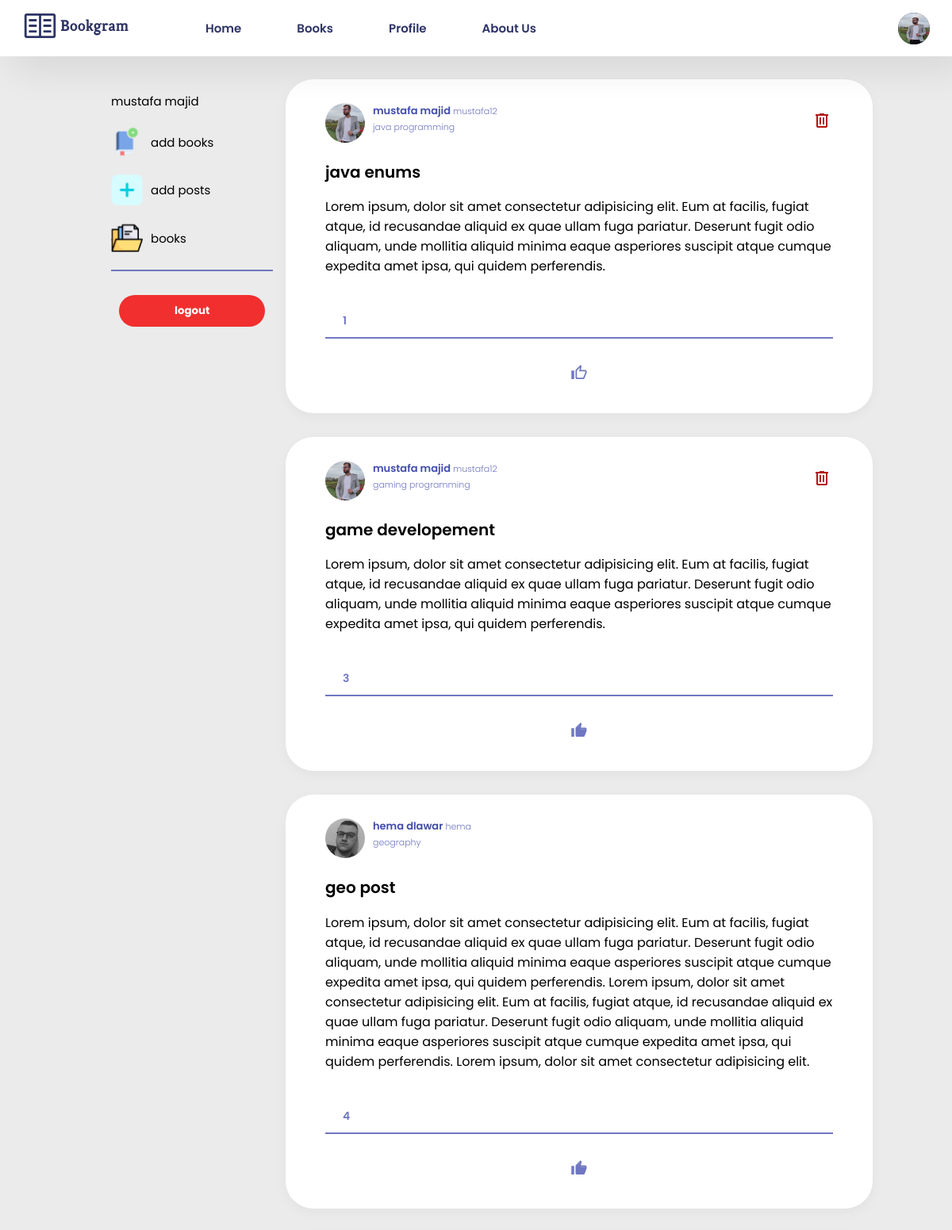
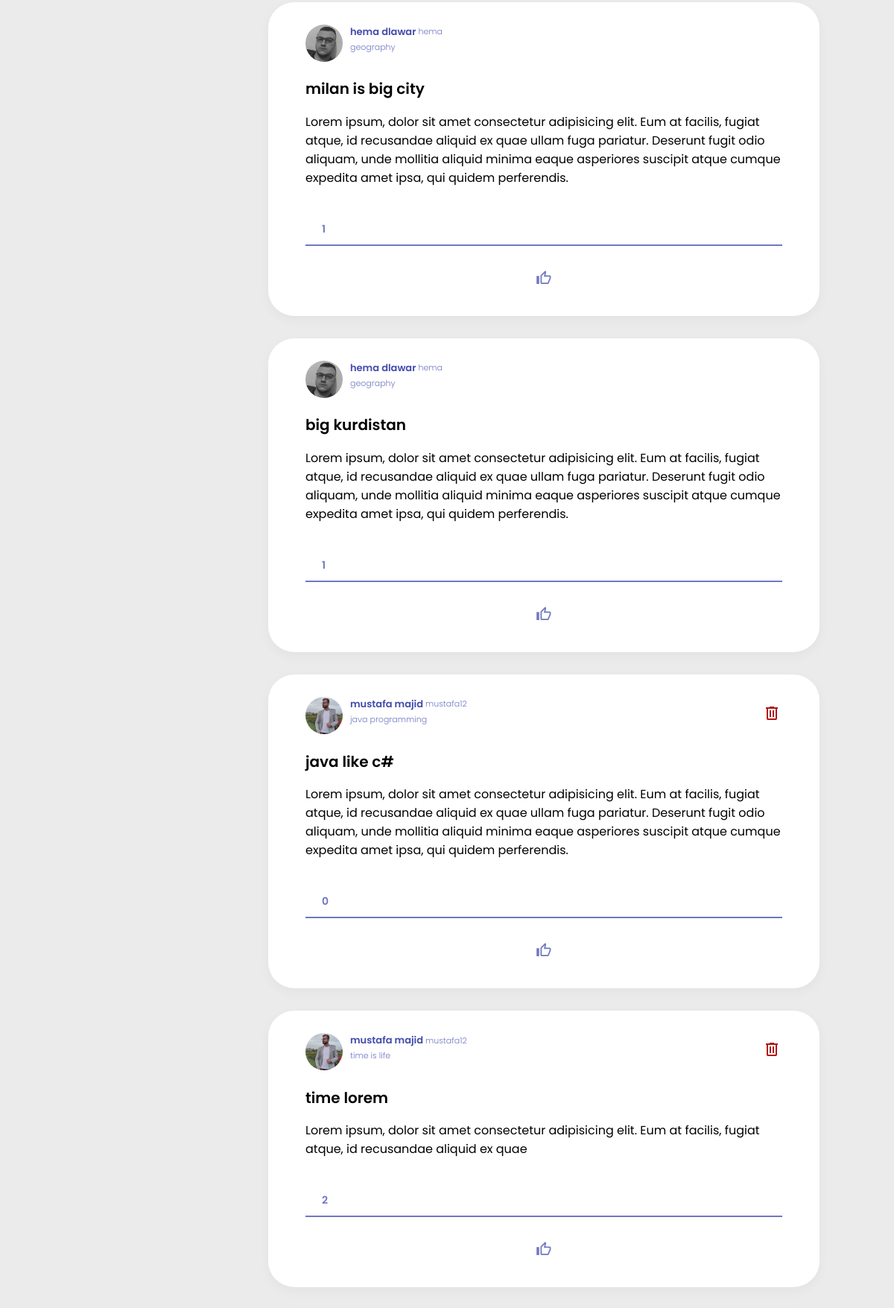
Screenshot of /pages/home.php (signed in, upper part) with the database file from the repository (2 pictures, top to bottom).
### tables this page shows
CREATE TABLE `posts` (
  `post_id` int(11) NOT NULL,
  `user_id` int(11) NOT NULL,
  `book_id` int(11) NOT NULL,
  `post_title` varchar(50) NOT NULL,
  `post_detail` varchar(2000) NOT NULL,
  `num_of_like` int(11) NOT NULL
);

CREATE TABLE `users` (
  `user_id` int(11) NOT NULL,
  `username` tinytext NOT NULL,
  `name` tinytext NOT NULL,
  `email` tinytext NOT NULL,
  `password` tinytext NOT NULL,
  `type` enum('writer','reader') NOT NULL,
  `profile_image` varchar(500) NOT NULL DEFAULT '../assets/addimage.svg'
);

CREATE TABLE `books` (
  `book_id` int(11) NOT NULL,
  `user_id` int(11) NOT NULL,
  `book_title` tinytext NOT NULL,
  `book_description` text NOT NULL,
  `image_path` text DEFAULT NULL,
  `num_of_posts` int(11) NOT NULL DEFAULT 0
);

### pages/home.php (the view, shortened to what this page needs)
<?php
include "../includes/navbar.php";
include '../includes/connection_to_sql.php';
if (isset($_SESSION["userdata"])) {
    $userdata = $_SESSION['userdata'];
}
$ui=$userdata['user_id'];
$sql = "SELECT u.profile_image, b.book_id, l.user_id, p.post_id, p.post_title, p.post_detail, p.num_of_like, u.username, u.name, b.book_title, l.is_liked
        FROM posts p
        JOIN users u ON u.user_id = p.user_id
        JOIN books b ON b.book_id = p.book_id
        LEFT JOIN likes l ON l.post_id = p.post_id AND l.user_id =$ui
        ORDER BY p.post_id DESC
        ";
$result = $conn->query($sql);
$data = array();
if ($result->num_rows > 0) {
    while ($row = $result->fetch_assoc()) {
        if(($row["is_liked"]==null)){
            array_push($data,array(
                'isliked'=>'../assets/like-user.svg',
                'username' => $row["username"],
                'image'=>$row['profile_image'],
                'book_id'=>$row['book_id'],
                'name' => $row['name'],
                'book-title' => $row['book_title'],
                'post-title' => $row['post_title'],
                'post-desc' => $row['post_detail'],
                'number-like' => $row['num_of_like'],
                'post_id'=>$row['post_id'],
                'number-comment' => 20
            ));
        } else{
            if($row['user_id']==$_SESSION['userdata']['user_id']&$row['is_liked']=='unlike'){
                array_push($data,array(
                    'isliked'=>'../assets/liked.svg',
                    'username' => $row["username"],
                'book_id'=>$row['book_id'],
                'image'=>$row['profile_image'],
                    'name' => $row['name'],
                    'book-title' => $row['book_title'],
                    'post-title' => $row['post_title'],
                    'post-desc' => $row['post_detail'],
                    'number-like' => $row['num_of_like'],
                    'post_id'=>$row['post_id'],
                    'number-comment' => 20
                ));
            } else{
                array_push($data,array(
                    'isliked'=>'../assets/like-user.svg',
                    'username' => $row["username"],
                    'image'=>$row['profile_image'],
                    'name' => $row['name'],
                'book_id'=>$row['book_id'],
                    'book-title' => $row['book_title'],
                    'post-title' => $row['post_title'],
                    'post-desc' => $row['post_detail'],
                    'number-like' => $row['num_of_like'],
                    'post_id'=>$row['post_id'],
                    'number-comment' => 20
                ));
            }
        }
    }
};
?>
<!DOCTYPE html>
<html lang="en">
<head>
    <link rel="stylesheet" href="../styles/home.css?<?= time() ?>">
</head>
<body>
    <section class="container">
        <div class="side">
            <ul class="sidebar">
                <li>
                    <a href="profile.php"><?php echo $userdata['name'] ?></a>
                </li>
                <?php
                if ($userdata['type'] == 'writer') {
                    echo '
                    <li>
                    <img class="img-sidebar" src="../assets/add-book-sidebar.svg" alt="" srcset=""><a
                        href="../pages/addbook.php">add
                        books</a>
                </li>
                <li>
                    <img class="img-sidebar" src="../assets/add-post.svg" alt="" srcset=""><a
                        href="../pages/addposts.php">add
                        posts</a>
                </li>
                    ';
                }
                ?>
                <li>
                    <img class="img-sidebar" src="../assets/books.svg" alt="" srcset=""><a href="books.php">books</a>
                </li>
                <div class="hr"></div>
                <form action="home.php" method="post">
                    <input type="submit" value="logout" name="logout" class="log">
                </form>
            </ul>
        </div>
        <div class="home-feed">
            <?php
            for ($i = 0; $i < count($data); $i++) {
                echo "
                <div class='posts'>
                <div class='profile-info'>
                   <div class='info_pack'>
                    <img class=img-profile src=" . $data[$i]['image']  . " >
                    <div class=con-profile-data>
                    <div class=con-name-username>
                    <h3 class='name'>" . $data[$i]['name']  . "</h3>
                    <h4 class='username'>" . $data[$i]['username']  . "</h4>
                    </div>
                    <h4 class='username'>" . $data[$i]['book-title'] . "</h4>
                    </div>
                    </div>";
                    if ($data[$i]['username']==$_SESSION['userdata']['username']) {
                        echo "<form action='home.php' method='post'>
                        <input type='hidden' name='book_id' value='".$data[$i]['book_id']."'>
                        <button type='submit' name='delete' id='deletepost' value='". $data[$i]['post_id']."'> <img src='../assets/delete.svg' alt=''></button>
                     </form>";
                    }
                  echo"  </div>
                    <div class='post-info'>
                    <h2 class='title'>" . $data[$i]['post-title'] . "</h2>
                    <p class='post-desc'>" . $data[$i]['post-desc'] . "</p>
                    </div>
                    <div class='reactions-info'>
                    <div class='like-num'>
                    <img class=like-reaction src=../assets/like-btn.svg >
                    " . $data[$i]['number-like'] . "</div>
                    <div class='comment-num'>" . $data[$i]['number-comment'] . " Comments</div>
                    </div>
                    <div class=hr> </div>
                    <div class='buttons'>
                    <form method='post'>
                    <input type='hidden' name='post_id' value='" . $data[$i]['post_id'] . "'>
                    <button type='submit' name='like' class='like'>
                    <img class='like-user' src='".$data[$i]['isliked']."'>
                    </button>
                    </form>
                    <div class='comment'>
                    <img class=like-user src=../assets/comment.svg >comment</div>
                    </div>
                    </div>
                    ";
                }
                ?>
        </div>
    </section>
</body>
</html>

### styles/navbar.css (style rules this page uses)
li { list-style: none !important; }

### styles/home.css (style rules this page uses)
body { margin: 0; padding: 0; box-sizing: border-box; font-family: "Poppins", sans-serif; }
form input.log { margin: 10px; padding: 10px 70px; background-color: rgb(241, 47, 47); border-radius: 45px; color: white; font-weight: bold; cursor: pointer; border: none; font-family: 'Poppins'; transition: 0.2s ease-in-out; }
.container { margin-top: 50px; display: flex; justify-content: flex-start; align-items: flex-start; padding: 50px 100px; min-height: 100vh; background-color: #ebebeb; }
.like { background-color: transparent; color: white; padding: 12px 20px; border: none; border-radius: 4px; cursor: pointer; }
.img-sidebar { width: 40px; object-fit: contain; }
li { display: flex; align-items: center; justify-content: flex-start; gap: 10px; }
a { color: black; text-decoration: none; font-size: 15px; }
.hr { background-color: #7077c2; width: 100%; height: 2px; }
.side { display: flex; width: 30%; }
.sidebar { position: fixed; display: flex; flex-direction: column; gap: 20px; }
.home-feed { display: flex; justify-content: flex-start; align-items: flex-start; gap: 30px; flex-direction: column; }
.posts { background-color: #fff; border-radius: 35px; display: flex; flex-direction: column; justify-content: flex-start; align-items: flex-start; padding: 30px 50px; max-width: 640px; min-width: 640px; min-height: 310px; box-shadow: 0 5px 16px rgba(0, 0, 0, 0.04); }
.img-profile { object-fit: cover; height: 50px; width: 50px; border-radius: 100%; }
.profile-info { display: flex; gap: 10px; align-items: center; justify-content: space-between; width: 100%; }
.profile-info .info_pack { display: flex; flex-direction: row; gap: 10px; }
#deletepost { background-color: transparent; border: none; }
.name { font-size: 13px; font-weight: 600; color: #414cab; margin: 0; padding: 0; }
.username { font-size: 11px; font-weight: 300; color: #7077c2; margin: 0; padding: 0; }
.con-profile-data { display: flex; gap: 2px; flex-direction: column; justify-content: flex-start; align-self: flex-start; }
.con-name-username { display: flex; gap: 3px; align-items: center; }
.title { font-size: 20px; font-weight: 600; padding-top: 5px; }
.post-desc { min-height: 50px; max-height: 200px; overflow-y: scroll; font-size: 16px; }
.reactions-info { display: flex; width: 100%; justify-content: space-between; padding-top: 30px; padding-bottom: 10px; color: #7077c2; font-size: 14px; font-weight: 600; }
.like-num { display: flex; justify-content: center; align-items: center; gap: 2px; color: #7077c2; font-size: 14px; font-weight: 600; }
.like-reaction { width: 20px; height: 20px; object-fit: contain; }
.buttons { display: flex; justify-content: space-around; width: 100%; padding-top: 20px; font-size: 16px; color: #7077c2; font-weight: 600; }
.like { display: flex; justify-content: flex-start; align-items: flex-start; gap: 4px; cursor: pointer; transition: all 0.2s ease-out; }
.like-user { width: 20px; height: 20px; }

### rows the page displays
posts: user.profile_image (picture), user.name "mustafa majid", user.username "mustafa12", book.book_title "java programming", $data[$i]['post_id'] 33 (drawn), post_title "java enums", post_detail "Lorem ipsum, dolor sit amet consectetur adipisicing elit. Eum at facilis, fugiat atque, id recusandae aliquid ex quae ullam fuga pariatur. Deserunt fugit odio aliquam, unde mollitia aliquid minima eaque asperiores suscipit atque cumque expedita amet ipsa, qui quidem perferendis.", num_of_like "1"
posts: user.profile_image (picture), user.name "mustafa majid", user.username "mustafa12", book.book_title "gaming programming", $data[$i]['post_id'] 32 (drawn), post_title "game developement", post_detail "Lorem ipsum, dolor sit amet consectetur adipisicing elit. Eum at facilis, fugiat atque, id recusandae aliquid ex quae ullam fuga pariatur. Deserunt fugit odio aliquam, unde mollitia aliquid minima eaque asperiores suscipit atque cumque expedita amet ipsa, qui quidem perferendis.", num_of_like "3"
posts: user.profile_image (picture), user.name "hema dlawar", user.username "hema", book.book_title "geography", post_title "geo post", post_detail "Lorem ipsum, dolor sit amet consectetur adipisicing elit. Eum at facilis, fugiat atque, id recusandae aliquid ex quae ullam fuga pariatur. Deserunt fugit odio aliquam, unde mollitia aliquid minima eaque asperiores suscipit atque cumque expedita amet ipsa, qui quidem perferendis. Lorem ipsum, dolor sit amet consectetur adipisicing elit. Eum at facilis, fugiat atque, id recusandae aliquid ex quae ullam fuga pariatur. Deserunt fugit odio aliquam, unde mollitia aliquid minima eaque asperiores suscipit atque cumque expedita amet ipsa, qui quidem perferendis. Lorem ipsum, dolor sit amet consectetur adipisicing elit.…", num_of_like "4"
posts: user.profile_image (picture), user.name "hema dlawar", user.username "hema", book.book_title "geography", post_title "milan is big city", post_detail "Lorem ipsum, dolor sit amet consectetur adipisicing elit. Eum at facilis, fugiat atque, id recusandae aliquid ex quae ullam fuga pariatur. Deserunt fugit odio aliquam, unde mollitia aliquid minima eaque asperiores suscipit atque cumque expedita amet ipsa, qui quidem perferendis.", num_of_like "1"
posts: user.profile_image (picture), user.name "hema dlawar", user.username "hema", book.book_title "geography", post_title "big kurdistan", post_detail "Lorem ipsum, dolor sit amet consectetur adipisicing elit. Eum at facilis, fugiat atque, id recusandae aliquid ex quae ullam fuga pariatur. Deserunt fugit odio aliquam, unde mollitia aliquid minima eaque asperiores suscipit atque cumque expedita amet ipsa, qui quidem perferendis.", num_of_like "1"
posts: user.profile_image (picture), user.name "mustafa majid", user.username "mustafa12", book.book_title "java programming", $data[$i]['post_id'] 27 (drawn), post_title "java like c#", post_detail "Lorem ipsum, dolor sit amet consectetur adipisicing elit. Eum at facilis, fugiat atque, id recusandae aliquid ex quae ullam fuga pariatur. Deserunt fugit odio aliquam, unde mollitia aliquid minima eaque asperiores suscipit atque cumque expedita amet ipsa, qui quidem perferendis.", num_of_like "0"
posts: user.profile_image (picture), user.name "mustafa majid", user.username "mustafa12", book.book_title "time is life", $data[$i]['post_id'] 26 (drawn), post_title "time lorem", post_detail "Lorem ipsum, dolor sit amet consectetur adipisicing elit. Eum at facilis, fugiat atque, id recusandae aliquid ex quae", num_of_like "2"

### other values shown
$userdata['name'] "mustafa majid"
